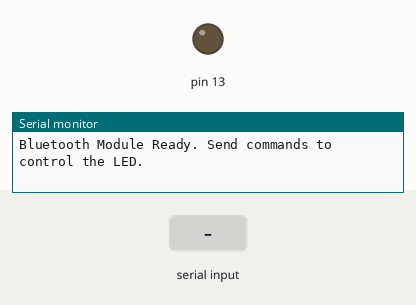
Recording of a sketch running on a simulated Arduino Uno, built with avr-gcc and run on an emulated ATmega328P. Shown: output pins drawn as LEDs (lit = HIGH), the last lines printed to the serial monitor. Inputs (shaded band) come from the test bench.

Above: at 1.2 s.
1.3 s: "ON" received over Serial
At 2.2 s:
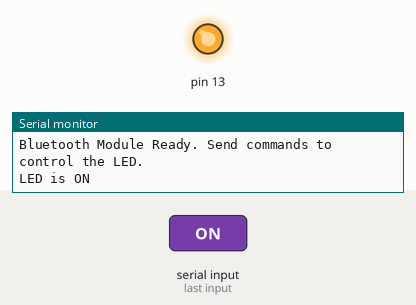
2.8 s: "OFF" received over Serial
At 3.8 s:
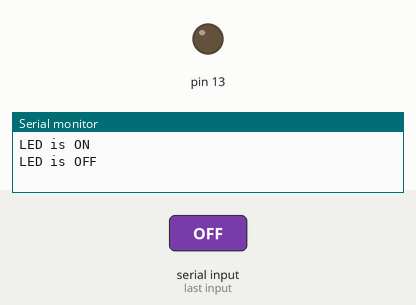
Timing chart, 0 to 5.8 s (numbered marks = the images above; inputs shaded):
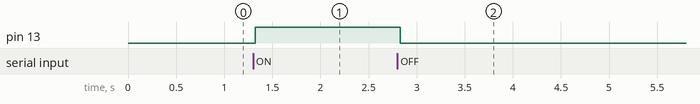

The sketch:

bluetooth_to_arduino_communication_copy_20240716191402.ino
```cpp
void setup() {
  // Set pin 13 as an OUTPUT
  pinMode(13, OUTPUT);
  // Begin serial communication at a baud rate of 9600
  Serial.begin(9600);
  // Welcome message
  Serial.println("Bluetooth Module Ready. Send commands to control the LED.");
}

void loop() {
  // Variable to store received data
  String receivedString = "";
  char receivedChar;

  // Check if data is available to read
  if (Serial.available() > 0) {
    // Read the incoming data
    while (Serial.available() > 0) {
      receivedChar = Serial.read();
      receivedString += receivedChar;
      delay(10); // Allow time for all data to be received
    }

    // Remove any trailing newlines
    receivedString.trim();

    // Process the received string
    if (receivedString.equals("ON")) {
      digitalWrite(13, HIGH);
      Serial.println("LED is ON");
    }
    else if (receivedString.equals("OFF")) {
      digitalWrite(13, LOW);
      Serial.println("LED is OFF");
    }
    else if (receivedString.equals("STATUS")) {
      if (digitalRead(13) == HIGH) {
        Serial.println("LED is currently ON");
      } else {
        Serial.println("LED is currently OFF");
      }
    }
    else if (receivedString.startsWith("BRIGHTNESS ")) {
      // Extract the brightness value
      int brightness = receivedString.substring(11).toInt();
      // Ensure the brightness value is between 0 and 255
      brightness = constrain(brightness, 0, 255);
      analogWrite(13, brightness);
      Serial.print("LED brightness set to ");
      Serial.println(brightness);
    }
    else {
      // Handle unknown commands
      Serial.print("Unknown command: ");
      Serial.println(receivedString);
      Serial.println("Valid commands: ON, OFF, STATUS, BRIGHTNESS <value>");
    }
  }
}
```

Measured:
- after the input at 1.3 s, pin 13: LOW → HIGH at once
- after the input at 2.8 s, pin 13: HIGH → LOW at once
